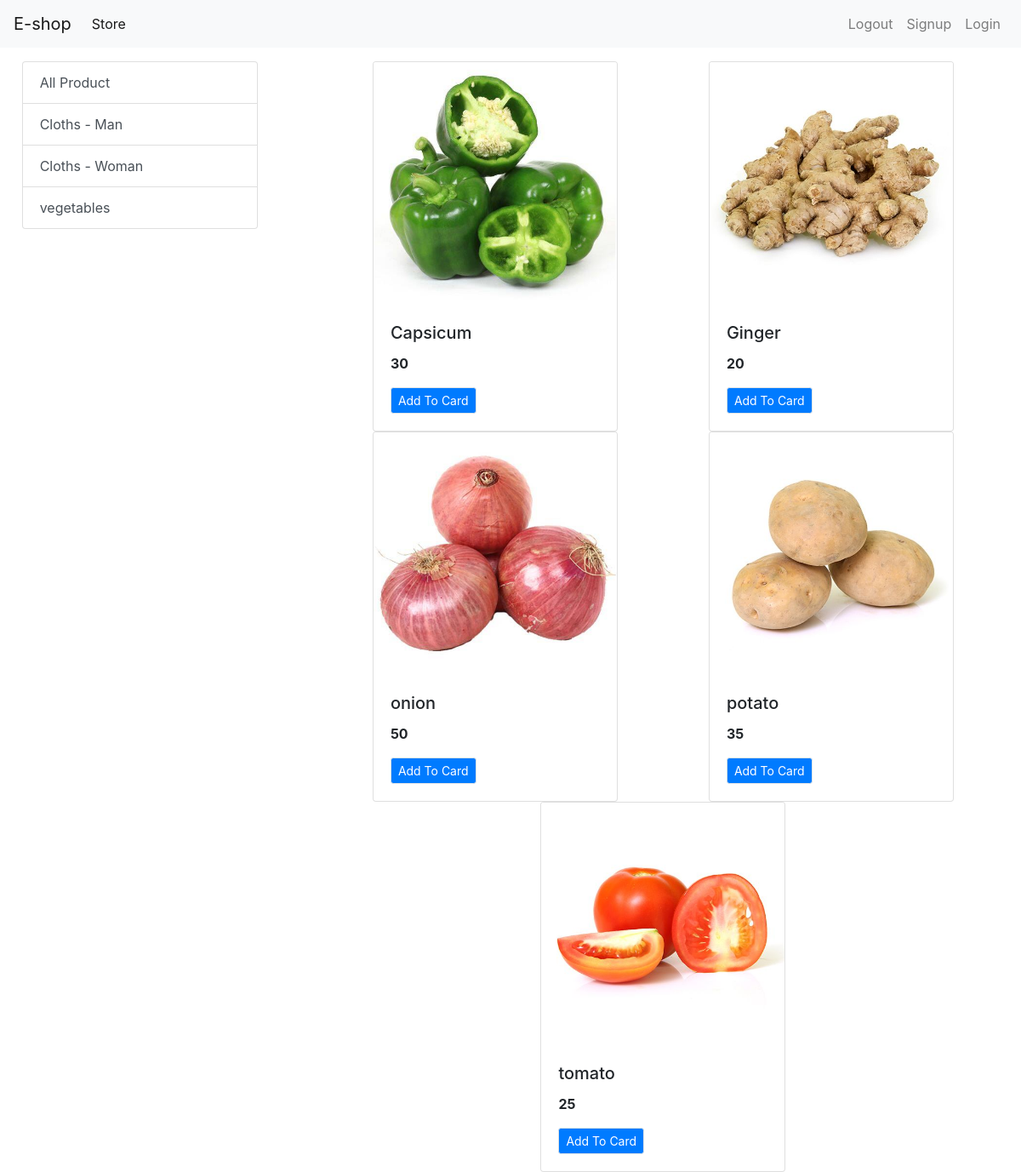
Screenshot of /?category=3 with the database file from the repository.
### store/models/category.py (models this page shows, shortened)
class Category(models.Model):
    name = models.CharField(max_length=50)

### store/models/product.py (models this page shows)
class Product(models.Model):
    name = models.CharField(max_length=50)
    price = models.IntegerField(default=0)
    category = models.ForeignKey(Category, on_delete=models.CASCADE, default=1, null=True, blank=True)
    description = models.CharField(max_length=200, default='')
    image = models.ImageField(upload_to='uploads/product')

### store/views.py (the view)
# urls.py: path('', index, name='homepage'),
def index(request):
    categories = Category.objects.all()
    category_id = request.GET.get('category')
    if category_id:
        product_data = Product.objects.filter(category_id=category_id)
    else:
        product_data = Product.objects.all()
    data = {
        'productData': product_data,
        'categories': categories
    }
    return render(request, 'index.html', data)

### store/templates/index.html
{% extends "base.html" %}
{% block content %}
   <div class="contaiber-fluid mt-3">
    <div class="row">
      <div class="col-lg-3 mx-auto">
       <div class="list-group ">
            <a href="/" class="list-group-item list-group-item-action ">All Product</a>
        {% for category in categories %}
          <a href="/?category={{category.id}}" class="list-group-item list-group-item-action ">{{category.name}}</a>
          {% endfor %}
        </div>
      </div>
      <div id='products' class="col-lg-8 mx-auto">
        <div class="row mx-auto">
          {% for productData in productData %}
          <div class="card mx-auto" style="width: 18rem;">
            <img class="card-img-top" src={{productData.image.url}} alt="Card image cap">
            <div class="card-body">
              <h5 class="card-title">{{productData.name}}</h5>
              <p class="card-text"><b>{{productData.price}}</b></p>
              <a href="#" class="btn btn-primary border btn-sm">Add To Card</a>
            </div>
          </div>
          {% endfor %}
        </div>
      </div>
    </div>
  </div>
    {% endblock%}

### rows the page displays
Category: name "Cloths - Man"
Category: name "Cloths - Woman"
Category: name "vegetables"
Product: image (picture), name "Capsicum", price "30"
Product: image (picture), name "Ginger", price "20"
Product: image (picture), name "onion", price "50"
Product: image (picture), name "potato", price "35"
Product: image (picture), name "tomato", price "25"
